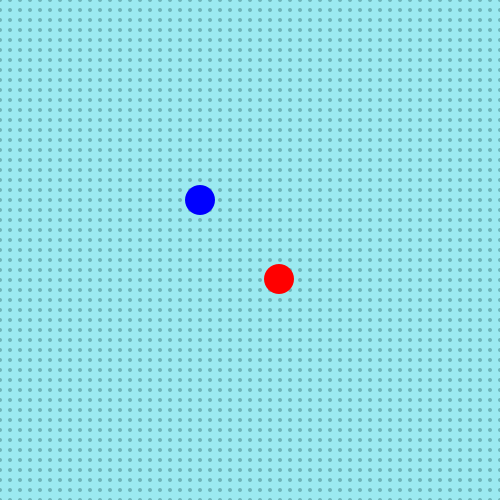
Frame 1 (no input)
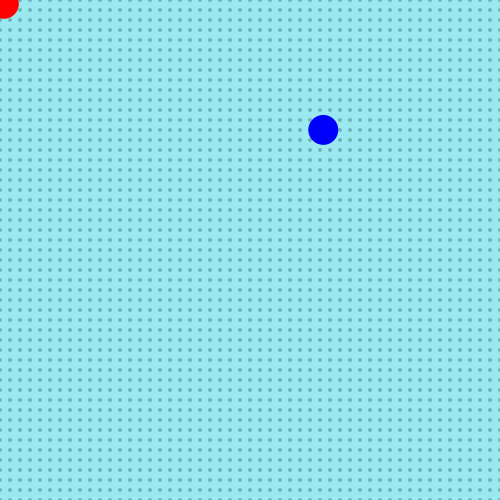
Frame 60 (the mouse pressed at the canvas centre just before this capture)
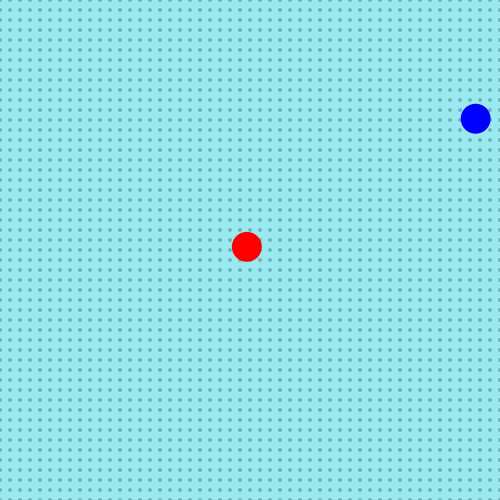
Frame 120 (the mouse held since frame 60 and released just before this capture)

The Processing sketch that drew these frames (run headless with seeded random() and noise(); from frame 60 on, the mouse is pressed at the canvas centre):

// Processing sketch: processing_128810
// ── processing_128810.pde

int timer = 0;
float fX = 200;
float fY = 200;
float eX = 250;
float eY = 250;
float pX = 300;
float pY = 300;
float easing = .07;
color pColor = color(255, 0, 0);

void setup() {
 size(500,500);
 frameRate(24);
 smooth();
 noStroke();
}

void draw() {
 background(#9BE9F0);
 for(int y = 0; y <= height; y += 10) {
   for (int x = 0; x <= width; x += 10) {
     fill(#6FB4B9);
     ellipse (x, y, 4, 4);
    
   }
 }
  food();
  player1();
  collisions();
}

void food() {
  timer++;
  if (timer >= 48) {
    fX = random(width);
    fY = random(height);
    timer = 0;
  }
 fill(0, 0, 255);
 ellipse (fX, fY, 30, 30);
}

void player1() {
float targetX = mouseX;
float targetY = mouseY;
pX += (targetX - pX) * easing;
pY += (targetY - pY) * easing;
  fill(pColor);
  ellipse(pX, pY, 30, 30);
}
void collisions() {
  float pDist=dist(pX, pY, fX, fY);
  if (pDist <= 30) {
    pColor = color(0,200,100);
  }
  else {
    pColor = color(255,0,0);
  }
}
